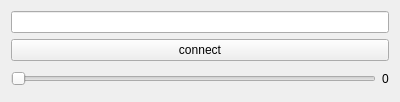
<?xml version="1.0" encoding="UTF-8"?>
<ui version="4.0">
 <class>clientForm</class>
 <widget class="QWidget" name="clientForm">
  <property name="geometry">
   <rect>
    <x>0</x>
    <y>0</y>
    <width>400</width>
    <height>102</height>
   </rect>
  </property>
  <property name="windowTitle">
   <string>Form</string>
  </property>
  <layout class="QVBoxLayout" name="verticalLayout">
   <item>
    <widget class="QLineEdit" name="ip_le"/>
   </item>
   <item>
    <widget class="QPushButton" name="conn_btn">
     <property name="text">
      <string>connect</string>
     </property>
    </widget>
   </item>
   <item>
    <layout class="QHBoxLayout" name="horizontalLayout">
     <item>
      <widget class="QSlider" name="horizontalSlider">
       <property name="autoFillBackground">
        <bool>false</bool>
       </property>
       <property name="orientation">
        <enum>Qt::Horizontal</enum>
       </property>
      </widget>
     </item>
     <item>
      <widget class="QLabel" name="progr_lb">
       <property name="text">
        <string>0</string>
       </property>
      </widget>
     </item>
    </layout>
   </item>
  </layout>
 </widget>
 <resources/>
 <connections/>
</ui>
